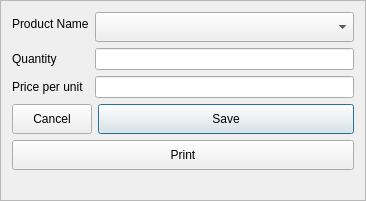
<?xml version="1.0" encoding="UTF-8"?>
<ui version="4.0">
 <class>AddPurchaseFrame</class>
 <widget class="QFrame" name="AddPurchaseFrame">
  <property name="geometry">
   <rect>
    <x>0</x>
    <y>0</y>
    <width>366</width>
    <height>201</height>
   </rect>
  </property>
  <property name="windowTitle">
   <string>Frame</string>
  </property>
  <property name="frameShape">
   <enum>QFrame::StyledPanel</enum>
  </property>
  <property name="frameShadow">
   <enum>QFrame::Raised</enum>
  </property>
  <layout class="QFormLayout" name="formLayout_2">
   <item row="0" column="0" colspan="2">
    <layout class="QFormLayout" name="formLayout">
     <item row="0" column="0">
      <widget class="QLabel" name="Product_label">
       <property name="text">
        <string>Product Name</string>
       </property>
      </widget>
     </item>
     <item row="1" column="0">
      <widget class="QLabel" name="Quantity_label">
       <property name="text">
        <string>Quantity</string>
       </property>
      </widget>
     </item>
     <item row="1" column="1">
      <widget class="QLineEdit" name="Quantity_lineEdit"/>
     </item>
     <item row="2" column="0">
      <widget class="QLabel" name="Price_label">
       <property name="text">
        <string>Price per unit</string>
       </property>
      </widget>
     </item>
     <item row="2" column="1">
      <widget class="QLineEdit" name="Price_lineEdit"/>
     </item>
     <item row="0" column="1">
      <widget class="QComboBox" name="Products_comboBox">
       <property name="minimumSize">
        <size>
         <width>0</width>
         <height>30</height>
        </size>
       </property>
      </widget>
     </item>
    </layout>
   </item>
   <item row="1" column="0">
    <widget class="QPushButton" name="Cancel_pushButton">
     <property name="minimumSize">
      <size>
       <width>40</width>
       <height>30</height>
      </size>
     </property>
     <property name="maximumSize">
      <size>
       <width>700</width>
       <height>60</height>
      </size>
     </property>
     <property name="text">
      <string>Cancel</string>
     </property>
    </widget>
   </item>
   <item row="1" column="1">
    <widget class="QPushButton" name="Save_pushButton">
     <property name="minimumSize">
      <size>
       <width>0</width>
       <height>30</height>
      </size>
     </property>
     <property name="text">
      <string>Save</string>
     </property>
     <property name="default">
      <bool>true</bool>
     </property>
    </widget>
   </item>
   <item row="2" column="0" colspan="2">
    <widget class="QPushButton" name="Print_pushButton">
     <property name="minimumSize">
      <size>
       <width>0</width>
       <height>30</height>
      </size>
     </property>
     <property name="text">
      <string>Print</string>
     </property>
    </widget>
   </item>
  </layout>
 </widget>
 <resources/>
 <connections/>
</ui>
